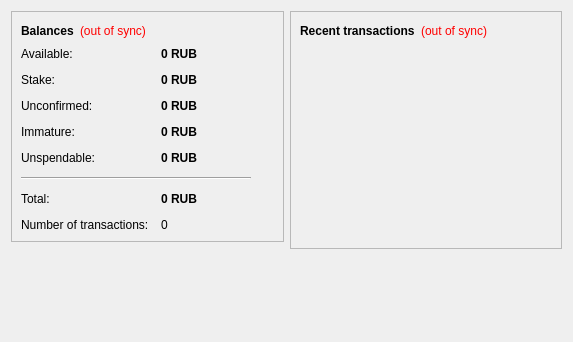
<?xml version="1.0" encoding="UTF-8"?>
<ui version="4.0">
 <class>OverviewPage</class>
 <widget class="QWidget" name="OverviewPage">
  <property name="geometry">
   <rect>
    <x>0</x>
    <y>0</y>
    <width>573</width>
    <height>342</height>
   </rect>
  </property>
  <property name="windowTitle">
   <string>Form</string>
  </property>
  <layout class="QHBoxLayout" name="horizontalLayout" stretch="1,1">
   <item>
    <layout class="QVBoxLayout" name="verticalLayout_2">
     <item>
      <widget class="QFrame" name="frame">
       <property name="frameShape">
        <enum>QFrame::StyledPanel</enum>
       </property>
       <property name="frameShadow">
        <enum>QFrame::Raised</enum>
       </property>
       <layout class="QVBoxLayout" name="verticalLayout_4">
        <item>
         <layout class="QHBoxLayout" name="horizontalLayout_4">
          <item>
           <widget class="QLabel" name="label_5">
            <property name="font">
             <font>
              <weight>75</weight>
              <bold>true</bold>
             </font>
            </property>
            <property name="text">
             <string>Balances</string>
            </property>
           </widget>
          </item>
          <item>
           <widget class="QLabel" name="labelWalletStatus">
            <property name="toolTip">
             <string>The displayed information may be out of date. Your wallet automatically synchronizes with the Rubble network after a connection is established, but this process has not completed yet.</string>
            </property>
            <property name="styleSheet">
             <string notr="true">QLabel { color: red; }</string>
            </property>
            <property name="text">
             <string notr="true">(out of sync)</string>
            </property>
            <property name="alignment">
             <set>Qt::AlignLeading|Qt::AlignLeft|Qt::AlignVCenter</set>
            </property>
           </widget>
          </item>
          <item>
           <spacer name="horizontalSpacer_2">
            <property name="orientation">
             <enum>Qt::Horizontal</enum>
            </property>
            <property name="sizeHint" stdset="0">
             <size>
              <width>40</width>
              <height>20</height>
             </size>
            </property>
           </spacer>
          </item>
         </layout>
        </item>
        <item>
         <layout class="QFormLayout" name="formLayout_2">
          <property name="fieldGrowthPolicy">
           <enum>QFormLayout::AllNonFixedFieldsGrow</enum>
          </property>
          <property name="horizontalSpacing">
           <number>12</number>
          </property>
          <property name="verticalSpacing">
           <number>12</number>
          </property>
          <item row="0" column="0">
           <widget class="QLabel" name="labelAvailableText">
            <property name="toolTip">
             <string>Your current available balance</string>
            </property>
            <property name="text">
             <string>Available:</string>
            </property>
           </widget>
          </item>
          <item row="0" column="1">
           <widget class="QLabel" name="labelAvailable">
            <property name="font">
             <font>
              <weight>75</weight>
              <bold>true</bold>
             </font>
            </property>
            <property name="cursor">
             <cursorShape>IBeamCursor</cursorShape>
            </property>
            <property name="toolTip">
             <string>Your current available balance</string>
            </property>
            <property name="text">
             <string notr="true">0 RUB</string>
            </property>
            <property name="alignment">
             <set>Qt::AlignLeading|Qt::AlignLeft|Qt::AlignVCenter</set>
            </property>
            <property name="textInteractionFlags">
             <set>Qt::LinksAccessibleByMouse|Qt::TextSelectableByKeyboard|Qt::TextSelectableByMouse</set>
            </property>
           </widget>
          </item>
          <item row="1" column="0">
           <widget class="QLabel" name="label_6">
            <property name="toolTip">
             <string>Total of coins that was staked, and do not yet count toward the current balance</string>
            </property>
            <property name="text">
             <string>Stake:</string>
            </property>
           </widget>
          </item>
          <item row="1" column="1">
           <widget class="QLabel" name="labelStake">
            <property name="font">
             <font>
              <weight>75</weight>
              <bold>true</bold>
             </font>
            </property>
            <property name="cursor">
             <cursorShape>IBeamCursor</cursorShape>
            </property>
            <property name="toolTip">
             <string>Total of coins that was staked, and do not yet count toward the current balance</string>
            </property>
            <property name="text">
             <string notr="true">0 RUB</string>
            </property>
            <property name="alignment">
             <set>Qt::AlignLeading|Qt::AlignLeft|Qt::AlignVCenter</set>
            </property>
            <property name="textInteractionFlags">
             <set>Qt::LinksAccessibleByMouse|Qt::TextSelectableByKeyboard|Qt::TextSelectableByMouse</set>
            </property>
           </widget>
          </item>
          <item row="2" column="0">
           <widget class="QLabel" name="label_3">
            <property name="toolTip">
             <string>Total of transactions that have yet to be confirmed, and do not yet count toward the current balance</string>
            </property>
            <property name="text">
             <string>Unconfirmed:</string>
            </property>
           </widget>
          </item>
          <item row="2" column="1">
           <widget class="QLabel" name="labelUnconfirmed">
            <property name="font">
             <font>
              <weight>75</weight>
              <bold>true</bold>
             </font>
            </property>
            <property name="cursor">
             <cursorShape>IBeamCursor</cursorShape>
            </property>
            <property name="toolTip">
             <string>Total of transactions that have yet to be confirmed, and do not yet count toward the current balance</string>
            </property>
            <property name="text">
             <string notr="true">0 RUB</string>
            </property>
            <property name="alignment">
             <set>Qt::AlignLeading|Qt::AlignLeft|Qt::AlignVCenter</set>
            </property>
            <property name="textInteractionFlags">
             <set>Qt::LinksAccessibleByMouse|Qt::TextSelectableByKeyboard|Qt::TextSelectableByMouse</set>
            </property>
           </widget>
          </item>
          <item row="3" column="0">
           <widget class="QLabel" name="labelImmatureText">
            <property name="toolTip">
             <string>Mined balance that has not yet matured</string>
            </property>
            <property name="text">
             <string>Immature:</string>
            </property>
           </widget>
          </item>
          <item row="3" column="1">
           <widget class="QLabel" name="labelImmature">
            <property name="font">
             <font>
              <weight>75</weight>
              <bold>true</bold>
             </font>
            </property>
            <property name="toolTip">
             <string>Mined balance that has not yet matured</string>
            </property>
            <property name="text">
             <string notr="true">0 RUB</string>
            </property>
            <property name="alignment">
             <set>Qt::AlignLeading|Qt::AlignLeft|Qt::AlignVCenter</set>
            </property>
            <property name="textInteractionFlags">
             <set>Qt::LinksAccessibleByMouse|Qt::TextSelectableByKeyboard|Qt::TextSelectableByMouse</set>
            </property>
           </widget>
          </item>
          <item row="4" column="0">
           <widget class="QLabel" name="labelBalanceWatchOnlyText">
            <property name="toolTip">
             <string>Your unspendable balance</string>
            </property>
            <property name="text">
             <string>Unspendable:</string>
            </property>
           </widget>
          </item>
          <item row="4" column="1">
           <widget class="QLabel" name="labelBalanceWatchOnly">
            <property name="font">
             <font>
              <weight>75</weight>
              <bold>true</bold>
             </font>
            </property>
            <property name="cursor">
             <cursorShape>IBeamCursor</cursorShape>
            </property>
            <property name="toolTip">
             <string>Your unspendable balance</string>
            </property>
            <property name="text">
             <string notr="true">0 RUB</string>
            </property>
            <property name="alignment">
             <set>Qt::AlignLeading|Qt::AlignLeft|Qt::AlignVCenter</set>
            </property>
            <property name="textInteractionFlags">
             <set>Qt::LinksAccessibleByMouse|Qt::TextSelectableByKeyboard|Qt::TextSelectableByMouse</set>
            </property>
           </widget>
          </item>
          <item row="5" column="0" colspan="2">
           <widget class="Line" name="line">
            <property name="maximumSize">
             <size>
              <width>230</width>
              <height>16777215</height>
             </size>
            </property>
            <property name="orientation">
             <enum>Qt::Horizontal</enum>
            </property>
           </widget>
          </item>
          <item row="6" column="0">
           <widget class="QLabel" name="labelTotalText">
            <property name="toolTip">
             <string>Your current total balance</string>
            </property>
            <property name="text">
             <string>Total:</string>
            </property>
           </widget>
          </item>
          <item row="6" column="1">
           <widget class="QLabel" name="labelTotal">
            <property name="font">
             <font>
              <weight>75</weight>
              <bold>true</bold>
             </font>
            </property>
            <property name="toolTip">
             <string>Your current total balance</string>
            </property>
            <property name="text">
             <string notr="true">0 RUB</string>
            </property>
            <property name="alignment">
             <set>Qt::AlignLeading|Qt::AlignLeft|Qt::AlignVCenter</set>
            </property>
            <property name="textInteractionFlags">
             <set>Qt::LinksAccessibleByMouse|Qt::TextSelectableByKeyboard|Qt::TextSelectableByMouse</set>
            </property>
           </widget>
          </item>
          <item row="7" column="0">
           <widget class="QLabel" name="label_2">
            <property name="toolTip">
             <string>Total number of transactions in wallet</string>
            </property>
            <property name="text">
             <string>Number of transactions:</string>
            </property>
           </widget>
          </item>
          <item row="7" column="1">
           <widget class="QLabel" name="labelNumTransactions">
            <property name="toolTip">
             <string>Total number of transactions in wallet</string>
            </property>
            <property name="text">
             <string notr="true">0</string>
            </property>
           </widget>
          </item>
         </layout>
        </item>
       </layout>
      </widget>
     </item>
     <item>
      <spacer name="verticalSpacer">
       <property name="orientation">
        <enum>Qt::Vertical</enum>
       </property>
       <property name="sizeHint" stdset="0">
        <size>
         <width>20</width>
         <height>40</height>
        </size>
       </property>
      </spacer>
     </item>
    </layout>
   </item>
   <item>
    <layout class="QVBoxLayout" name="verticalLayout_3">
     <item>
      <widget class="QFrame" name="frame_2">
       <property name="frameShape">
        <enum>QFrame::StyledPanel</enum>
       </property>
       <property name="frameShadow">
        <enum>QFrame::Raised</enum>
       </property>
       <layout class="QVBoxLayout" name="verticalLayout">
        <item>
         <layout class="QHBoxLayout" name="horizontalLayout_2">
          <item>
           <widget class="QLabel" name="label_4">
            <property name="text">
             <string>&lt;b&gt;Recent transactions&lt;/b&gt;</string>
            </property>
           </widget>
          </item>
          <item>
           <widget class="QLabel" name="labelTransactionsStatus">
            <property name="toolTip">
             <string>The displayed information may be out of date. Your wallet automatically synchronizes with the Rubble network after a connection is established, but this process has not completed yet.</string>
            </property>
            <property name="styleSheet">
             <string notr="true">QLabel { color: red; }</string>
            </property>
            <property name="text">
             <string notr="true">(out of sync)</string>
            </property>
            <property name="alignment">
             <set>Qt::AlignRight|Qt::AlignTrailing|Qt::AlignVCenter</set>
            </property>
           </widget>
          </item>
          <item>
           <spacer name="horizontalSpacer">
            <property name="orientation">
             <enum>Qt::Horizontal</enum>
            </property>
            <property name="sizeHint" stdset="0">
             <size>
              <width>40</width>
              <height>20</height>
             </size>
            </property>
           </spacer>
          </item>
         </layout>
        </item>
        <item>
         <widget class="QListView" name="listTransactions">
          <property name="styleSheet">
           <string notr="true">QListView { background: transparent; }</string>
          </property>
          <property name="frameShape">
           <enum>QFrame::NoFrame</enum>
          </property>
          <property name="verticalScrollBarPolicy">
           <enum>Qt::ScrollBarAlwaysOff</enum>
          </property>
          <property name="horizontalScrollBarPolicy">
           <enum>Qt::ScrollBarAlwaysOff</enum>
          </property>
          <property name="selectionMode">
           <enum>QAbstractItemView::NoSelection</enum>
          </property>
         </widget>
        </item>
       </layout>
      </widget>
     </item>
     <item>
      <spacer name="verticalSpacer_2">
       <property name="orientation">
        <enum>Qt::Vertical</enum>
       </property>
       <property name="sizeHint" stdset="0">
        <size>
         <width>20</width>
         <height>40</height>
        </size>
       </property>
      </spacer>
     </item>
    </layout>
   </item>
  </layout>
 </widget>
 <resources/>
 <connections/>
</ui>
